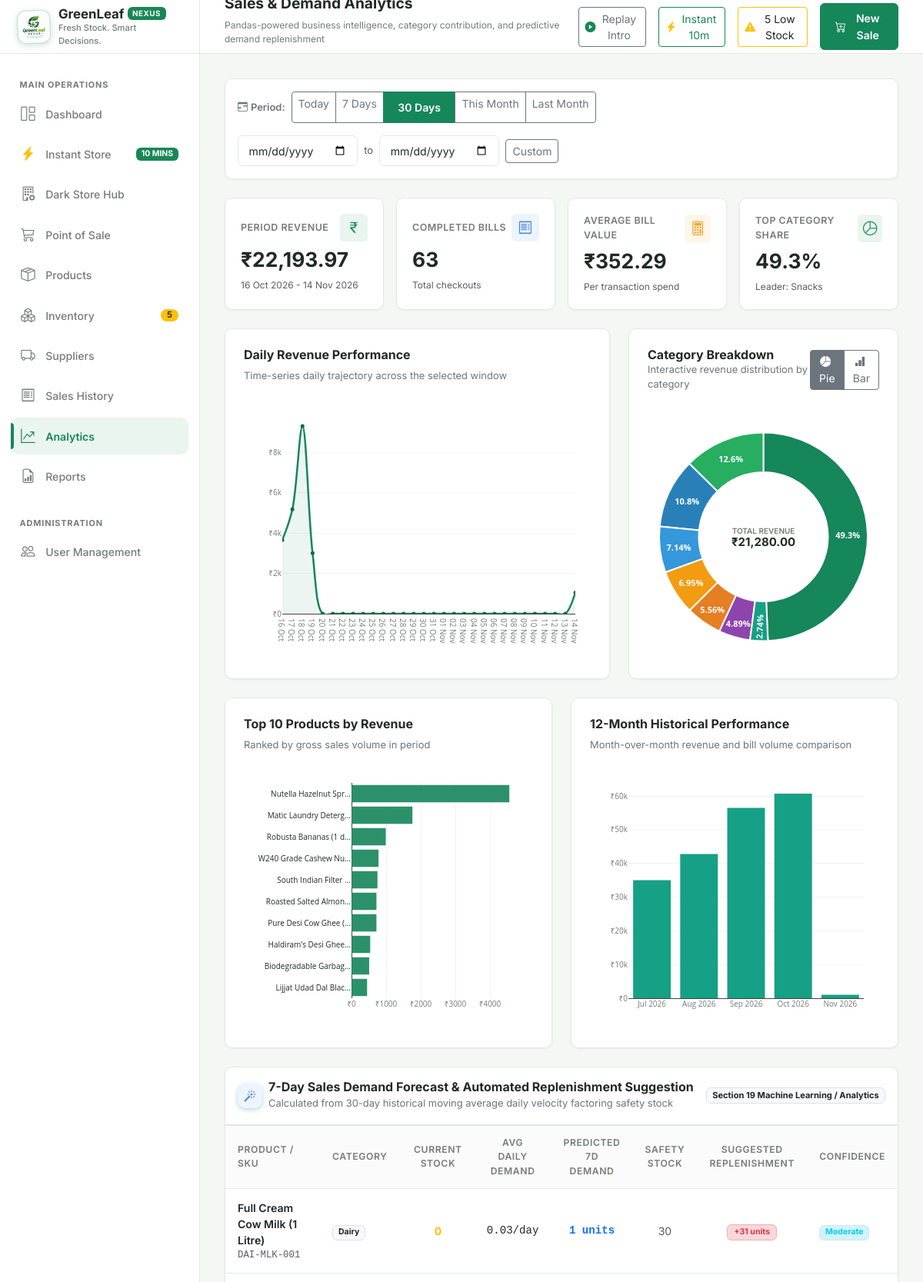
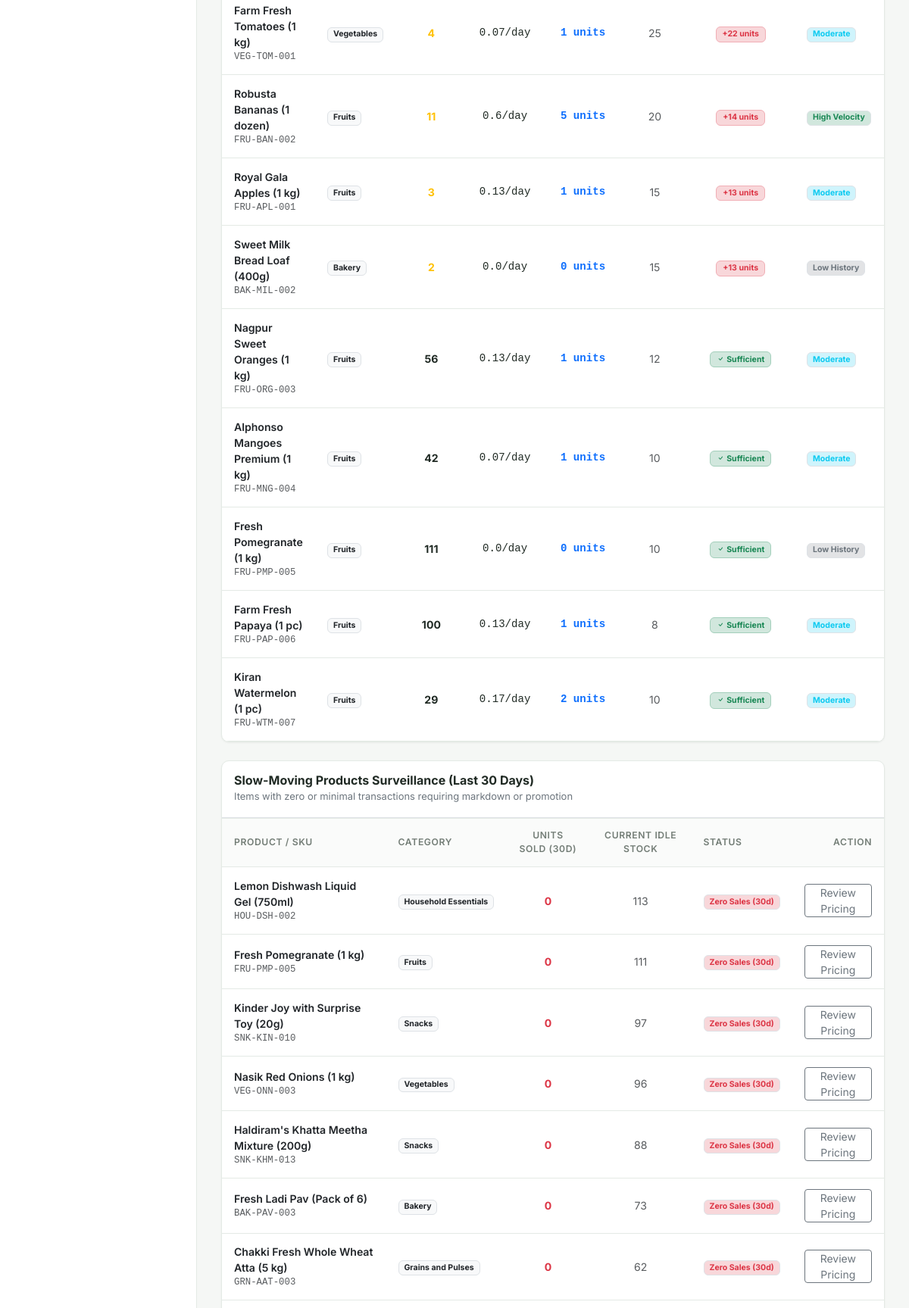
The page /analytics/ (signed in, upper part) on the database its author committed (2 pictures, top to bottom).
### models/product.py (models this page shows, shortened)
class Product(db.Model):
    __tablename__ = "products"
    product_id = db.Column(db.Integer, primary_key=True, autoincrement=True)
    sku = db.Column(db.String(50), unique=True, nullable=False, index=True)
    barcode = db.Column(db.String(50), nullable=True, index=True)
    name = db.Column(db.String(120), nullable=False, index=True)
    description = db.Column(db.Text, nullable=True)
    category = db.Column(db.String(50), nullable=False, index=True)
    unit_price = db.Column(db.Float, nullable=False)
    cost_price = db.Column(db.Float, default=0.0, nullable=False)
    stock_qty = db.Column(db.Integer, nullable=False, default=0)
    reorder_level = db.Column(db.Integer, nullable=False, default=10)
    expiry_date = db.Column(db.Date, nullable=True)
    supplier_id = db.Column(db.Integer, db.ForeignKey("suppliers.supplier_id"), nullable=True)
    image_path = db.Column(db.String(255), nullable=True)
    is_active = db.Column(db.Boolean, default=True, nullable=False, index=True)
    created_at = db.Column(db.DateTime, default=datetime.utcnow, nullable=False)
    updated_at = db.Column(db.DateTime, default=datetime.utcnow, onupdate=datetime.utcnow, nullable=False)
    supplier = db.relationship("Supplier", back_populates="products")
    sale_items = db.relationship("SaleItem", back_populates="product", lazy="dynamic")
    movements = db.relationship("InventoryMovement", back_populates="product", lazy="dynamic")
    @property
    def is_low_stock(self):
        return self.stock_qty <= self.reorder_level

### routes/analytics.py (the view)
@analytics_bp.route("/")
@login_required
@admin_required
def index():
    range_key = request.args.get("range", "last_30_days")
    custom_start_str = request.args.get("start_date")
    custom_end_str = request.args.get("end_date")
    custom_start = None
    custom_end = None
    if custom_start_str:
        try:
            custom_start = date.fromisoformat(custom_start_str)
        except ValueError:
            pass
    if custom_end_str:
        try:
            custom_end = date.fromisoformat(custom_end_str)
        except ValueError:
            pass
    kpis = AnalyticsService.get_kpis(range_key, custom_start, custom_end)
    sales_trend = AnalyticsService.get_sales_trend(range_key, custom_start, custom_end)
    monthly_sales = AnalyticsService.get_monthly_sales(months_back=12)
    top_products = AnalyticsService.get_top_products(range_key, limit=10, custom_start=custom_start, custom_end=custom_end)
    category_perf = AnalyticsService.get_category_performance(range_key, custom_start=custom_start, custom_end=custom_end)
    slow_movers = AnalyticsService.get_slow_moving_products(days=30, limit=10)
    forecasts = AnalyticsService.get_demand_forecast_7days()[:10]
    return render_template(
        "analytics/index.html",
        kpis=kpis,
        sales_trend=sales_trend,
        monthly_sales=monthly_sales,
        top_products=top_products,
        category_perf=category_perf,
        slow_movers=slow_movers,
        forecasts=forecasts,
        current_range=range_key,
        custom_start=custom_start_str or "",
        custom_end=custom_end_str or "",
    )

### templates/analytics/index.html (shortened to what this page needs)
{% extends "base.html" %}
{% block page_subtitle %}Pandas-powered business intelligence, category contribution, and predictive demand replenishment{% endblock %}
{% block content %}
<div class="card-custom p-3 mb-4">
  <form method="GET" action="{{ url_for('analytics.index') }}">
    <div class="d-flex flex-wrap align-items-center justify-content-between gap-3">
      <div class="d-flex flex-wrap align-items-center gap-2">
        <span class="text-secondary small fw-semibold"><i class="bi bi-calendar-range me-1"></i>Period:</span>
        <div class="btn-group btn-group-sm" role="group">
          <a href="{{ url_for('analytics.index', range='today') }}" class="btn {% if current_range == 'today' %}btn-green{% else %}btn-outline-secondary{% endif %}">Today</a>
          <a href="{{ url_for('analytics.index', range='last_7_days') }}" class="btn {% if current_range == 'last_7_days' %}btn-green{% else %}btn-outline-secondary{% endif %}">7 Days</a>
          <a href="{{ url_for('analytics.index', range='last_30_days') }}" class="btn {% if current_range == 'last_30_days' %}btn-green{% else %}btn-outline-secondary{% endif %}">30 Days</a>
          <a href="{{ url_for('analytics.index', range='this_month') }}" class="btn {% if current_range == 'this_month' %}btn-green{% else %}btn-outline-secondary{% endif %}">This Month</a>
          <a href="{{ url_for('analytics.index', range='prev_month') }}" class="btn {% if current_range == 'prev_month' %}btn-green{% else %}btn-outline-secondary{% endif %}">Last Month</a>
        </div>
      </div>
      <div class="d-flex align-items-center gap-2">
        <input type="date" name="start_date" class="form-control form-control-sm form-control-custom" value="{{ custom_start }}" placeholder="Start Date">
        <span class="text-muted small">to</span>
        <input type="date" name="end_date" class="form-control form-control-sm form-control-custom" value="{{ custom_end }}" placeholder="End Date">
        <button type="submit" class="btn btn-sm btn-outline-secondary">Custom</button>
      </div>
    </div>
  </form>
</div>
<div class="row g-3 mb-4">
  <div class="col-12 col-sm-6 col-xl-3">
    <div class="kpi-card">
      <div class="kpi-header">
        <span class="kpi-title">Period Revenue</span>
        <div class="kpi-icon-wrapper kpi-icon-green"><i class="bi bi-currency-rupee"></i></div>
      </div>
      <div class="kpi-value">{{ kpis.total_revenue|currency }}</div>
      <div class="kpi-comparison">
        <span class="text-muted">{{ kpis.period_label }}</span>
      </div>
    </div>
  </div>
  <div class="col-12 col-sm-6 col-xl-3">
    <div class="kpi-card">
      <div class="kpi-header">
        <span class="kpi-title">Completed Bills</span>
        <div class="kpi-icon-wrapper kpi-icon-blue"><i class="bi bi-receipt"></i></div>
      </div>
      <div class="kpi-value">{{ kpis.total_bills }}</div>
      <div class="kpi-comparison">
        <span class="text-muted">Total checkouts</span>
      </div>
    </div>
  </div>
  <div class="col-12 col-sm-6 col-xl-3">
    <div class="kpi-card">
      <div class="kpi-header">
        <span class="kpi-title">Average Bill Value</span>
        <div class="kpi-icon-wrapper kpi-icon-amber"><i class="bi bi-calculator"></i></div>
      </div>
      <div class="kpi-value">{{ kpis.average_bill_value|currency }}</div>
      <div class="kpi-comparison">
        <span class="text-muted">Per transaction spend</span>
      </div>
    </div>
  </div>
  <div class="col-12 col-sm-6 col-xl-3">
    <div class="kpi-card">
      <div class="kpi-header">
        <span class="kpi-title">Top Category Share</span>
        <div class="kpi-icon-wrapper kpi-icon-green"><i class="bi bi-pie-chart"></i></div>
      </div>
      <div class="kpi-value">
        {% if category_perf %}
          {{ category_perf[0].percentage }}%
        {% else %}0%{% endif %}
      </div>
      <div class="kpi-comparison">
        <span class="text-muted">Leader: {% if category_perf %}{{ category_perf[0].category }}{% else %}None{% endif %}</span>
      </div>
    </div>
  </div>
</div>
<div class="row g-4 mb-4">
  <div class="col-12 col-xl-7">
    <div class="card-custom h-100 mb-0">
      <div class="card-header-custom">
        <div>
          <h3>Daily Revenue Performance</h3>
          <p class="text-secondary small mb-0">Time-series daily trajectory across the selected window</p>
        </div>
      </div>
      <div id="analyticsLineChart" style="height: 320px; width: 100%;"></div>
    </div>
  </div>
  <div class="col-12 col-xl-5">
    <div class="card-custom h-100 mb-0">
      <div class="card-header-custom pb-2">
        <div>
          <h3 class="mb-0">Category Breakdown</h3>
          <p class="text-secondary small mb-0" id="analyticsCatSubtitle">Interactive revenue distribution by category</p>
        </div>
        <div class="btn-group btn-group-sm" role="group" aria-label="Chart View Toggle">
          <button type="button" class="btn btn-outline-secondary active" id="btnAnalyticsCatDonut" title="Interactive Pie / Donut Chart"><i class="bi bi-pie-chart-fill me-1"></i>Pie</button>
          <button type="button" class="btn btn-outline-secondary" id="btnAnalyticsCatBar" title="Ranked Bar Chart"><i class="bi bi-bar-chart-fill me-1"></i>Bar</button>
        </div>
      </div>
      <div id="analyticsCategoryBar" style="height: 320px; width: 100%;"></div>
    </div>
  </div>
</div>
<div class="row g-4 mb-4">
  <div class="col-12 col-xl-6">
    <div class="card-custom h-100 mb-0">
      <div class="card-header-custom">
        <div>
          <h3>Top 10 Products by Revenue</h3>
          <p class="text-secondary small mb-0">Ranked by gross sales volume in period</p>
        </div>
      </div>
      <div id="analyticsTopProdChart" style="height: 340px; width: 100%;"></div>
    </div>
  </div>
  <div class="col-12 col-xl-6">
    <div class="card-custom h-100 mb-0">
      <div class="card-header-custom">
        <div>
          <h3>12-Month Historical Performance</h3>
          <p class="text-secondary small mb-0">Month-over-month revenue and bill volume comparison</p>
        </div>
      </div>
      <div id="analyticsMonthlyChart" style="height: 340px; width: 100%;"></div>
    </div>
  </div>
</div>
<div class="card-custom p-0 overflow-hidden mb-4">
  <div class="p-3 border-bottom d-flex align-items-center justify-content-between">
    <div class="d-flex align-items-center gap-2">
      <div class="brand-logo-icon" style="width: 32px; height: 32px; font-size: 1rem; background: #eef4fd; color: var(--info);">
        <i class="bi bi-magic"></i>
      </div>
      <div>
        <h4 class="fs-6 fw-bold mb-0">7-Day Sales Demand Forecast & Automated Replenishment Suggestion</h4>
        <span class="text-secondary small">Calculated from 30-day historical moving average daily velocity factoring safety stock</span>
      </div>
    </div>
    <span class="badge bg-light text-dark border">Section 19 Machine Learning / Analytics</span>
  </div>
  <div class="table-responsive">
    <table class="table-custom mb-0">
      <thead>
        <tr>
          <th>Product / SKU</th>
          <th>Category</th>
          <th class="text-center">Current Stock</th>
          <th class="text-center">Avg Daily Demand</th>
          <th class="text-center">Predicted 7d Demand</th>
          <th class="text-center">Safety Stock</th>
          <th class="text-center">Suggested Replenishment</th>
          <th>Confidence</th>
        </tr>
      </thead>
      <tbody>
        {% for f in forecasts %}
        <tr>
          <td>
            <a href="{{ url_for('products.details', product_id=f.product_id) }}" class="fw-semibold text-dark text-decoration-none">
              {{ f.name }}
            </a>
            <div class="text-muted small font-monospace">{{ f.sku }}</div>
          </td>
          <td><span class="badge bg-light text-dark border">{{ f.category }}</span></td>
          <td class="text-center fw-bold {% if f.current_stock <= f.safety_stock %}text-warning{% endif %}">
            {{ f.current_stock }}
          </td>
          <td class="text-center font-monospace">{{ f.avg_daily_demand }}/day</td>
          <td class="text-center fw-bold font-monospace text-primary">{{ f.predicted_7d_demand }} units</td>
          <td class="text-center text-muted small">{{ f.safety_stock }}</td>
          <td class="text-center">
            {% if f.suggested_replenishment > 0 %}
              <span class="badge bg-danger-subtle text-danger fw-bold border border-danger-subtle px-2 py-1">
                +{{ f.suggested_replenishment }} units
              </span>
            {% else %}
              <span class="badge bg-success-subtle text-success border border-success-subtle px-2 py-1">
                <i class="bi bi-check"></i> Sufficient
              </span>
            {% endif %}
          </td>
          <td>
            {% if f.confidence == 'High' %}
              <span class="badge bg-success-subtle text-success border">High Velocity</span>
            {% elif f.confidence == 'Moderate' %}
              <span class="badge bg-info-subtle text-info border">Moderate</span>
            {% else %}
              <span class="badge bg-secondary-subtle text-secondary border">Low History</span>
            {% endif %}
          </td>
        </tr>
        {% endfor %}
      </tbody>
    </table>
  </div>
</div>
<div class="card-custom p-0 overflow-hidden mb-4">
  <div class="p-3 border-bottom">
    <h4 class="fs-6 fw-bold mb-0">Slow-Moving Products Surveillance (Last 30 Days)</h4>
    <span class="text-secondary small">Items with zero or minimal transactions requiring markdown or promotion</span>
  </div>
  <div class="table-responsive">
    <table class="table-custom mb-0">
      <thead>
        <tr>
          <th>Product / SKU</th>
          <th>Category</th>
          <th class="text-center">Units Sold (30d)</th>
          <th class="text-center">Current Idle Stock</th>
          <th>Status</th>
          <th class="text-end">Action</th>
        </tr>
      </thead>
      <tbody>
        {% for sm in slow_movers %}
        <tr>
          <td>
            <a href="{{ url_for('products.details', product_id=sm.product_id) }}" class="fw-semibold text-dark text-decoration-none">
              {{ sm.name }}
            </a>
            <div class="text-muted small font-monospace">{{ sm.sku }}</div>
          </td>
          <td><span class="badge bg-light text-dark border">{{ sm.category }}</span></td>
          <td class="text-center fw-bold text-danger">{{ sm.units_sold_30d }}</td>
          <td class="text-center text-muted">{{ sm.stock_qty }}</td>
          <td>
            {% if sm.status == 'No Sales' %}
              <span class="badge bg-danger-subtle text-danger border">Zero Sales (30d)</span>
            {% else %}
              <span class="badge bg-warning-subtle text-warning border">Critically Slow</span>
            {% endif %}
          </td>
          <td class="text-end">
            <a href="{{ url_for('products.edit', product_id=sm.product_id) }}" class="btn btn-sm btn-outline-secondary py-0 px-2">
              Review Pricing
            </a>
          </td>
        </tr>
        {% else %}
        <tr>
          <td colspan="6" class="text-center text-muted py-4">No slow moving products identified.</td>
        </tr>
        {% endfor %}
      </tbody>
    </table>
  </div>
</div>
{% endblock %}

### rows shown on the page
Product: category "Snacks"
Product: name "Full Cream Cow Milk (1 Litre)", sku "DAI-MLK-001", category "Dairy", current_stock "0", avg_daily_demand "0.03", predicted_7d_demand "1", safety_stock "30", suggested_replenishment "31", shows "Moderate"
Product: name "Farm Fresh Tomatoes (1 kg)", sku "VEG-TOM-001", category "Vegetables", current_stock "4", avg_daily_demand "0.07", predicted_7d_demand "1", safety_stock "25", suggested_replenishment "22", shows "Moderate"
Product: name "Robusta Bananas (1 dozen)", sku "FRU-BAN-002", category "Fruits", current_stock "11", avg_daily_demand "0.6", predicted_7d_demand "5", safety_stock "20", suggested_replenishment "14", shows "High Velocity"
Product: name "Royal Gala Apples (1 kg)", sku "FRU-APL-001", category "Fruits", current_stock "3", avg_daily_demand "0.13", predicted_7d_demand "1", safety_stock "15", suggested_replenishment "13", shows "Moderate"
Product: name "Sweet Milk Bread Loaf (400g)", sku "BAK-MIL-002", category "Bakery", current_stock "2", avg_daily_demand "0.0", predicted_7d_demand "0", safety_stock "15", suggested_replenishment "13", shows "Low History"
Product: name "Nagpur Sweet Oranges (1 kg)", sku "FRU-ORG-003", category "Fruits", current_stock "56", avg_daily_demand "0.13", predicted_7d_demand "1", safety_stock "12", shows "Sufficient", shows "Moderate"
Product: name "Alphonso Mangoes Premium (1 kg)", sku "FRU-MNG-004", category "Fruits", current_stock "42", avg_daily_demand "0.07", predicted_7d_demand "1", safety_stock "10", shows "Sufficient", shows "Moderate"
Product: name "Fresh Pomegranate (1 kg)", sku "FRU-PMP-005", category "Fruits", current_stock "111", avg_daily_demand "0.0", predicted_7d_demand "0", safety_stock "10", shows "Sufficient", shows "Low History", units_sold_30d "0", stock_qty "111", shows "Zero Sales (30d)"
Product: name "Farm Fresh Papaya (1 pc)", sku "FRU-PAP-006", category "Fruits", current_stock "100", avg_daily_demand "0.13", predicted_7d_demand "1", safety_stock "8", shows "Sufficient", shows "Moderate"
Product: name "Kiran Watermelon (1 pc)", sku "FRU-WTM-007", category "Fruits", current_stock "29", avg_daily_demand "0.17", predicted_7d_demand "2", safety_stock "10", shows "Sufficient", shows "Moderate"
Product: name "Lemon Dishwash Liquid Gel (750ml)", sku "HOU-DSH-002", category "Household Essentials", units_sold_30d "0", stock_qty "113", shows "Zero Sales (30d)"
Product: name "Kinder Joy with Surprise Toy (20g)", sku "SNK-KIN-010", category "Snacks", units_sold_30d "0", stock_qty "97", shows "Zero Sales (30d)"
Product: name "Nasik Red Onions (1 kg)", sku "VEG-ONN-003", category "Vegetables", units_sold_30d "0", stock_qty "96", shows "Zero Sales (30d)"
Product: name "Haldiram's Khatta Meetha Mixture (200g)", sku "SNK-KHM-013", category "Snacks", units_sold_30d "0", stock_qty "88", shows "Zero Sales (30d)"
Product: name "Fresh Ladi Pav (Pack of 6)", sku "BAK-PAV-003", category "Bakery", units_sold_30d "0", stock_qty "73", shows "Zero Sales (30d)"
Product: name "Chakki Fresh Whole Wheat Atta (5 kg)", sku "GRN-AAT-003", category "Grains and Pulses", units_sold_30d "0", stock_qty "62", shows "Zero Sales (30d)"

### other values the page prints
{{ STORE_TAGLINE }} "Fresh Stock. Smart Decisions."
{{ LOW_STOCK_GLOBAL_COUNT }} "5"
{{ kpis.total_revenue|currency }} "₹22,193.97"
{{ kpis.period_label }} "16 Oct 2026 - 14 Nov 2026"
{{ kpis.total_bills }} "63"
{{ kpis.average_bill_value|currency }} "₹352.29"
{{ category_perf[0].percentage }} "49.3"
